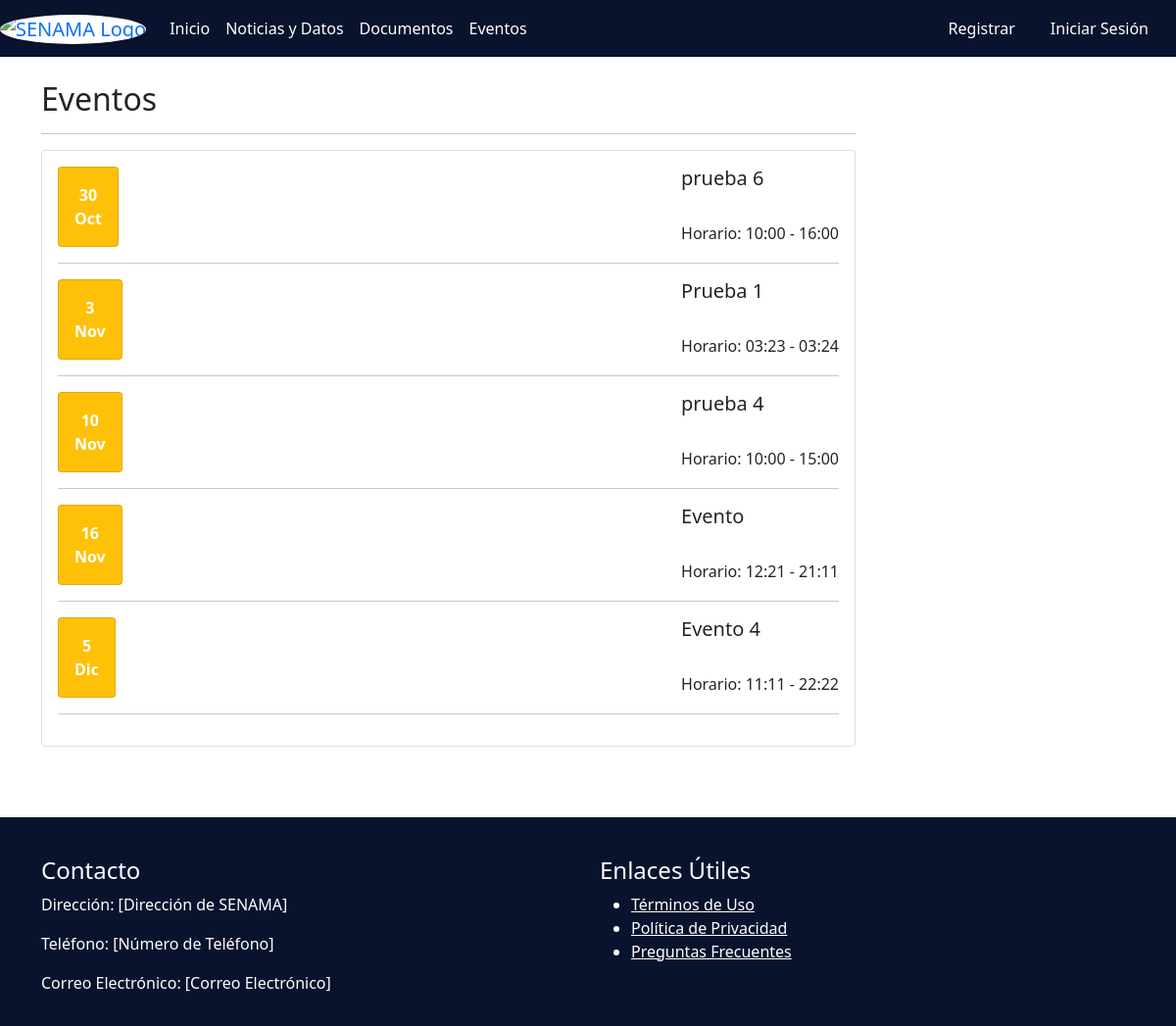
/listar_eventos_home/, run on the app's committed database.
### app/models.py (models this page shows, shortened)
class Evento(models.Model):
    titulo = models.CharField(max_length=200)
    fecha = models.DateField()
    horario_inicio = models.CharField(max_length=100)
    horario_fin = models.CharField(max_length=100, blank=True, null=True)

### app/views.py (the view)
# urls.py: path("listar_eventos_home/", listar_eventos_home, name="listar_eventos_home"),
def listar_eventos_home(request):
        eventos = Evento.objects.order_by('fecha')
        data = {
                'eventos': eventos,
        }
        return render(request, 'app/home/listar_eventos.html', data)

### app/templates/app/home/listar_eventos.html
{% extends 'app/base.html' %} {% load static %} {% block contenido %}
<div class="container">
    <div class="row">
        <div class="col-9">
            <br>
            <h2>Eventos</h2>
            <hr>
        </div>
    </div>
    <div class="row">
        <div class="col-md-9">
            <div class="card">
                <div class="card-body">
                    {% for evento in eventos %}
                    <div class="d-flex justify-content-between">
                        <div class="card bg-warning text-white">
                            <div class="card-body">
                                <div class="date">
                                    <div class="day fw-bold text-center">{{ evento.fecha.day }}</div>
                                    <div class="month fw-bold">{{ evento.fecha|date:"M" }}</div>
                                </div>
                            </div>
                        </div>
                        <div class="event-details">
                            <h5 class="card-title" style="text-align: left;">
                                {{ evento.titulo }}
                            </h5>
                            <br>
                            <p class="card-text">Horario: {{ evento.horario_inicio }} - {{ evento.horario_fin }}</p>
                        </div>
                    </div>
                    <hr>
                    {% endfor %}
                </div>
            </div>
        </div>
    </div>
</div>
<br><br><br>
{% endblock %}

### app/templates/app/base.html (shortened to what this page needs)
<!DOCTYPE html>
<html>
  <head>
    <link
      href="https://cdn.jsdelivr.net/npm/bootstrap@5.0.2/dist/css/bootstrap.min.css"
      rel="stylesheet"
    />
    <link
      rel="stylesheet"
      href="https://cdnjs.cloudflare.com/ajax/libs/font-awesome/5.15.3/css/all.min.css"
    />
    {% load static %}
    <link rel="stylesheet" href="{% static 'app/css/home.css' %}" />
  </head>
  <body>
    <nav class="navbar navbar-expand-lg navbar-custom">
      <a class="navbar-brand" href="#">
        <img
          src="{% static 'app/img/logo.png' %}"
          alt="SENAMA Logo"
          width="60"
          class="navbar-logo"
        />
      </a>
      <div class="collapse navbar-collapse" id="navbarNav">
        <ul class="navbar-nav">
          <li class="nav-item">
            <a class="nav-link" href="{% url 'home' %}">Inicio</a>
          </li>
          <li class="nav-item">
            <a class="nav-link" href="{% url 'listar_noticias_home' %}"
              >Noticias y Datos</a
            >
          </li>
          <li class="nav-item">
            <a class="nav-link" href="{% url 'listar_documentos_home' %}"
              >Documentos</a
            >
          </li>
          <li class="nav-item">
            <a class="nav-link" href="{% url 'listar_eventos_home' %}"
              >Eventos</a
            >
          </li>
        </ul>
        {% if user.is_authenticated %}
        <ul class="navbar-nav ms-auto">
          <li>
            <a class="nav-link login-link" href="#">@{{user.username}}</a>
          </li>
          <li class="nav-item">
            <a class="nav-link login-link" href="{% url 'logout'%}"
              >Cerrar Sesión</a
            >
          </li>
        </ul>
        {% else %}
        <ul class="navbar-nav ms-auto">
          <li class="nav-item">
            <a class="nav-link login-link" href="{% url 'registrar_usuario'%}"
              >Registrar</a
            >
          </li>
          <li class="nav-item">
            <a class="nav-link login-link" href="{% url 'login'%}"
              >Iniciar Sesión</a
            >
          </li>
        </ul>
        {% endif %}
      </div>
    </nav>
    <div id="contenido">{% block contenido %} {% endblock %}</div>
    <footer class="footer">
      <div class="container">
        <div class="row">
          <div class="col-md-6">
            <h4>Contacto</h4>
            <p>Dirección: [Dirección de SENAMA]</p>
            <p>Teléfono: [Número de Teléfono]</p>
            <p>Correo Electrónico: [Correo Electrónico]</p>
          </div>
          <div class="col-md-6">
            <h4>Enlaces Útiles</h4>
            <ul>
              <li><a href="#">Términos de Uso</a></li>
              <li><a href="#">Política de Privacidad</a></li>
              <li><a href="#">Preguntas Frecuentes</a></li>
            </ul>
          </div>
        </div>
      </div>
    </footer>
  </body>
</html>

### app/static/app/css/home.css (style rules this page uses)
.navbar-custom { background-color: #0a132d; }
.navbar-custom .navbar-brand img { background-color: #ffffff; padding: 0px; border-radius: 50%; }
.navbar-custom .navbar-nav .nav-link { color: #FFFFFF; }
.navbar-custom .navbar-nav .nav-link.login-link { margin-right: 20px; }
.footer a { color: #FFFFFF; }

### app/templates/app/base.html (style rules this page uses)
.navbar-custom .navbar-nav .nav-link.login-link { color: #ffffff; }
body { display: flex; flex-direction: column; min-height: 100vh; }
.footer { background-color: #0a132d; color: #fff; padding: 1em; margin-top: auto; padding-top: 40px; }

### data on the page
Evento: fecha.day "30", fecha "Oct", titulo "prueba 6", horario_inicio "10:00", horario_fin "16:00"
Evento: fecha.day "3", fecha "Nov", titulo "Prueba 1", horario_inicio "03:23", horario_fin "03:24"
Evento: fecha.day "10", fecha "Nov", titulo "prueba 4", horario_inicio "10:00", horario_fin "15:00"
Evento: fecha.day "16", fecha "Nov", titulo "Evento", horario_inicio "12:21", horario_fin "21:11"
Evento: fecha.day "5", fecha "Dic", titulo "Evento 4", horario_inicio "11:11", horario_fin "22:22"
